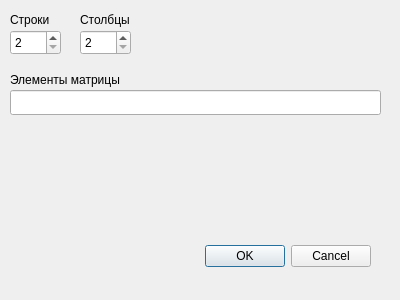
<?xml version="1.0" encoding="UTF-8"?>
<ui version="4.0">
 <class>AddDialog</class>
 <widget class="QDialog" name="AddDialog">
  <property name="geometry">
   <rect>
    <x>0</x>
    <y>0</y>
    <width>400</width>
    <height>300</height>
   </rect>
  </property>
  <property name="windowTitle">
   <string>Dialog</string>
  </property>
  <widget class="QDialogButtonBox" name="buttonBox">
   <property name="geometry">
    <rect>
     <x>30</x>
     <y>240</y>
     <width>341</width>
     <height>32</height>
    </rect>
   </property>
   <property name="orientation">
    <enum>Qt::Horizontal</enum>
   </property>
   <property name="standardButtons">
    <set>QDialogButtonBox::Cancel|QDialogButtonBox::Ok</set>
   </property>
  </widget>
  <widget class="QLineEdit" name="lineEdit">
   <property name="geometry">
    <rect>
     <x>10</x>
     <y>90</y>
     <width>371</width>
     <height>25</height>
    </rect>
   </property>
  </widget>
  <widget class="QSpinBox" name="spinBox">
   <property name="geometry">
    <rect>
     <x>10</x>
     <y>30</y>
     <width>51</width>
     <height>25</height>
    </rect>
   </property>
   <property name="minimum">
    <number>2</number>
   </property>
  </widget>
  <widget class="QSpinBox" name="spinBox_2">
   <property name="geometry">
    <rect>
     <x>80</x>
     <y>30</y>
     <width>51</width>
     <height>25</height>
    </rect>
   </property>
   <property name="minimum">
    <number>2</number>
   </property>
  </widget>
  <widget class="QLabel" name="label">
   <property name="geometry">
    <rect>
     <x>10</x>
     <y>10</y>
     <width>63</width>
     <height>20</height>
    </rect>
   </property>
   <property name="text">
    <string>Строки</string>
   </property>
  </widget>
  <widget class="QLabel" name="label_2">
   <property name="geometry">
    <rect>
     <x>80</x>
     <y>10</y>
     <width>63</width>
     <height>20</height>
    </rect>
   </property>
   <property name="text">
    <string>Столбцы</string>
   </property>
  </widget>
  <widget class="QLabel" name="label_3">
   <property name="geometry">
    <rect>
     <x>10</x>
     <y>70</y>
     <width>191</width>
     <height>20</height>
    </rect>
   </property>
   <property name="text">
    <string>Элементы матрицы</string>
   </property>
  </widget>
 </widget>
 <resources/>
 <connections>
  <connection>
   <sender>buttonBox</sender>
   <signal>accepted()</signal>
   <receiver>AddDialog</receiver>
   <slot>accept()</slot>
   <hints>
    <hint type="sourcelabel">
     <x>248</x>
     <y>254</y>
    </hint>
    <hint type="destinationlabel">
     <x>157</x>
     <y>274</y>
    </hint>
   </hints>
  </connection>
  <connection>
   <sender>buttonBox</sender>
   <signal>rejected()</signal>
   <receiver>AddDialog</receiver>
   <slot>reject()</slot>
   <hints>
    <hint type="sourcelabel">
     <x>316</x>
     <y>260</y>
    </hint>
    <hint type="destinationlabel">
     <x>286</x>
     <y>274</y>
    </hint>
   </hints>
  </connection>
 </connections>
</ui>
